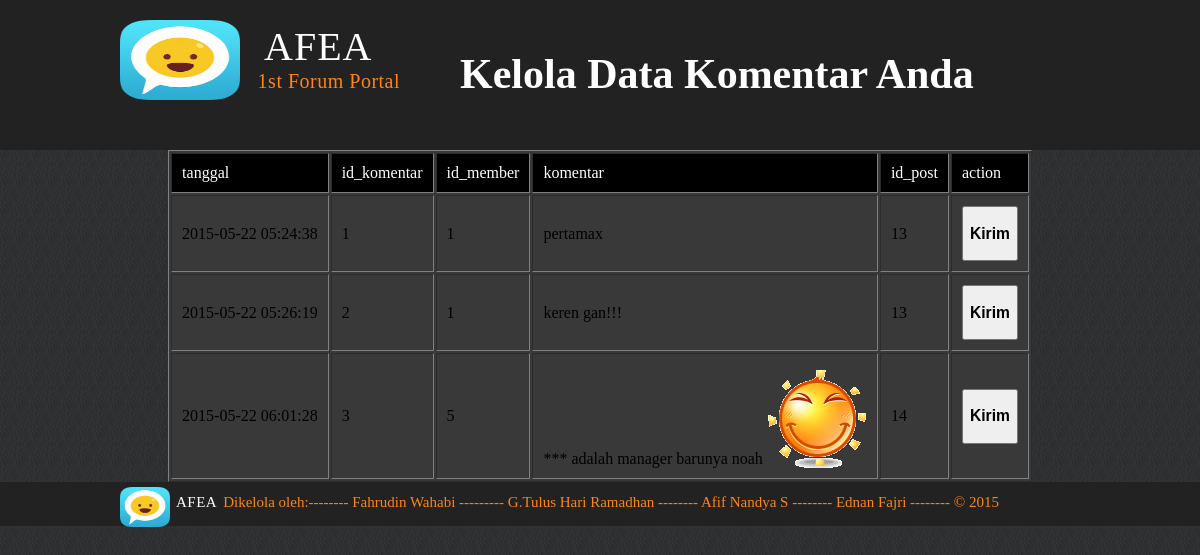
The app's page /komentar.php (signed in) with its own data.
### tables this page shows
CREATE TABLE IF NOT EXISTS `komentar` (
`id_komentar` int(11) NOT NULL,
  `id_member` int(11) NOT NULL,
  `tanggal` datetime NOT NULL,
  `komentar` varchar(100) NOT NULL,
  `id_post` int(11) NOT NULL
);

### komentar.php (the view, shortened to what this page needs)
<html>
<head>
        <link rel="stylesheet" href="font-awesome-4.3.0/css/font-awesome.min.css" type="text/css">
        <link rel="stylesheet" href="Style - backdrop.css" type="text/css">
</head>
<body>
<div class="nav-bar">
            <div class="container">
                <div class="title-bar-left">
                    <img src="logo.png" class="logo">
                    <h3>AFEA</h3>
                    <p>1st Forum Portal<p>
                </div>
                <div class="title-bar-right">
                <h1>Kelola Data Komentar Anda</h1>
                </div>
            </div>
</div>
	<table border="1px" class="besar">
		<tr class="besarin">
			<td>tanggal</td>
			<td>id_komentar</td>
			<td>id_member</td>
			<td>komentar</td>
			<td>id_post</td>
			<td>action</td>
			</tr>
		<?php
			$query = "SELECT * FROM komentar";
			$result = mysql_query($query);
			while ($row = mysql_fetch_assoc($result)) {
		?>
		<tr>
			<td><?php echo $row ['tanggal']; ?></td>
			<td><?php echo $row ['id_komentar']; ?></td>
			<td><?php echo $row ['id_member']; ?></td>
			<td><?php echo $row ['komentar']; ?></td>
			<td><?php echo $row ['id_post']; ?></td>
			<td><a href="isi_komentar.php? id=<?php echo $row ['id_komentar']; ?>">
			<button type="submit"><h3>Kirim</h3></button>
			</a></td>
		</tr>
		<?php
			}
		 ?>
	</table>
        <div class="footer">
            <div class="container">
            <img src="logo.png">
            <h3>AFEA</h3>
                <p>Dikelola oleh:-------- Fahrudin Wahabi --------- G.Tulus Hari Ramadhan -------- Afif Nandya S -------- Ednan Fajri -------- &copy; 2015</p>
            </div>
        </div>
    </body>
</html>

### style - backdrop.css (style rules this page uses)
body { background-image: url(pattern-bhpy.png); margin: 0px; padding: 0px; }
h1 { text-align: center; }
img { position: relative; top: 5px; }
.container { max-width : 960px; margin-left: auto; margin-right: auto; font-family:'roboto-condensed'; }
.nav-bar { background-color: #222222; width: 100%; height: 150px; }
.title-bar-left { display: inline-block; width: 35%; height: 150px; }
.title-bar-left .logo { width: 120px; height: 80px; position: relative; top: 20px; }
.title-bar-left h3 { color: white; display: inline-block; margin: 0px; position: relative; font-size: 40px; margin-left: 20px; font-family: 'roboto-condensed'; font-weight: 500; letter-spacing: 1px; top: -20px; }
.title-bar-left p { color: white; display: inline-block; margin: 0px; position: relative; left: 35%; font-size: 20px; margin-left: 20px; font-family: 'roboto-condensed'; letter-spacing: 0.5px; color: #ff8414; top: -20px; }
.title-bar-right { display: inline-block; position: relative; font-size: 21px; font-family: 'roboto-condensed'; color: white; top: -20px; }
.footer { color: white; background-color: #222222; }
.footer img { width: 50px; height: 40px; }
.footer p { display: inline-block; margin: 0px; padding-left: 2px; color: #ff8414; font-size: 15px; position: relative; top : -15px; }
.footer h3 { display: inline-block; margin: 0px; padding-left: 2px; font-weight: 500; letter-spacing: 0.5px; font-size: 15px; position: relative; top : -15px; }
.besar { max-width: 1280px; margin-left: auto; margin-right: auto; background-color: #393939; }
.besarin { background-color: black; color: white; }

### komentar.php (style rules this page uses)
td { padding: 10px; width: auto; height: auto; }

### records on screen
komentar: tanggal "2015-05-22 05:24:38", id_komentar "1", id_member "1", komentar "pertamax", id_post "13"
komentar: tanggal "2015-05-22 05:26:19", id_komentar "2", id_member "1", komentar "keren gan!!!", id_post "13"
komentar: tanggal "2015-05-22 06:01:28", id_komentar "3", id_member "5", komentar "*** adalah manager barunya noah", komentar (picture), id_post "14"
